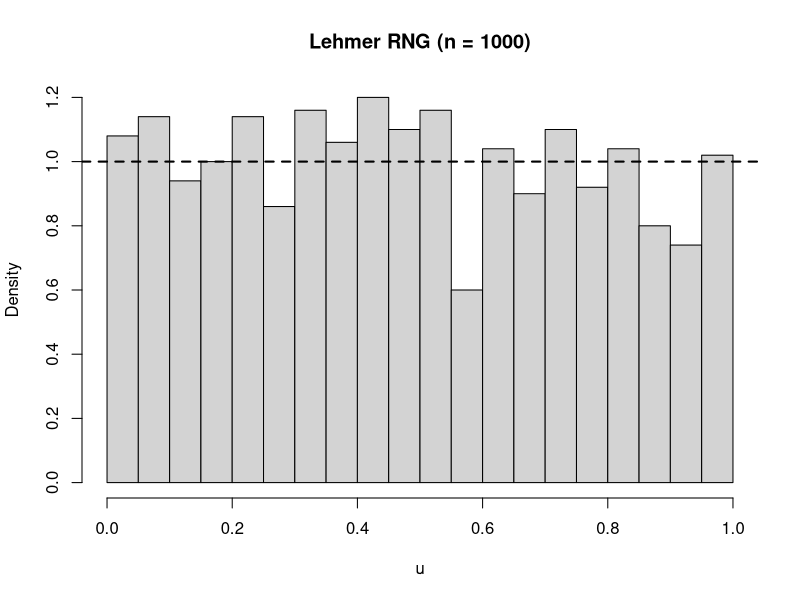
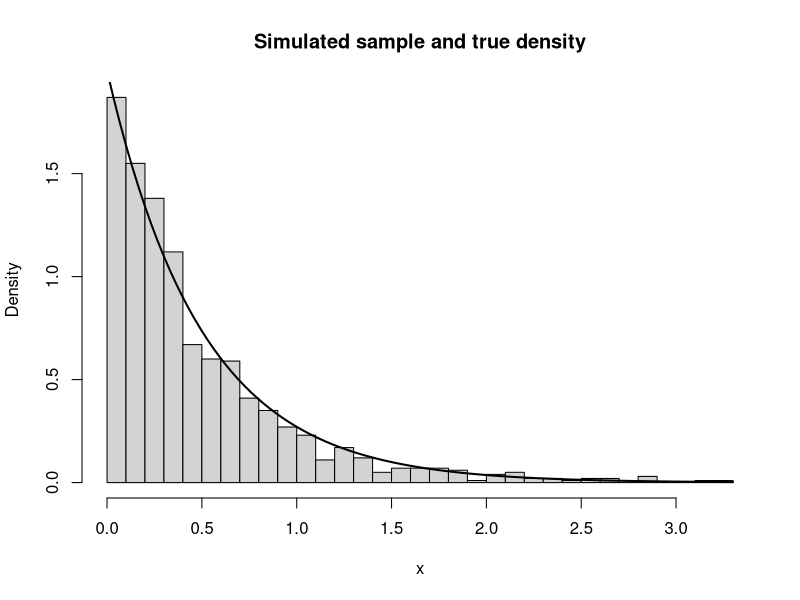

Write R code to recreate these figures, in order.
# statistical inference 2
# sheet 1 exercise 1.1
# Topics: Lehmer RNG, inverse transform sampling,
#         Kolmogorov-Smirnov test, chi-square goodness-of-fit test


# ---- (a) ----
# Lehmer random number generator
rng <- function(n, m, a, seed) {

  current <- seed
  result <- numeric(n)

  for (i in seq_len(n)) {
    current <- (a * current) %% m
    result[i] <- current
  }

  # scale to obtain values in (0, 1)
  result / m
}


# Generate U_1, ..., U_n
n <- 1000
m <- 2^31 - 1
a <- 7^5
seed <- 42

u <- rng(
  n = n,
  m = m,
  a = a,
  seed = seed
)


# Check the simulated uniform sample visually
hist(
  u,
  probability = TRUE,
  breaks = 25,
  xlab = "u",
  main = "Lehmer RNG (n = 1000)"
)

abline(h = 1, lwd = 2, lty = 2)



# ---- (b) ----
# Target distribution:
# F(x) = 1 - exp(-2x), x >= 0
#
# Inverse CDF:
# F^{-1}(u) = -1/2 * log(1 - u)

x <- -0.5 * log(1 - u)


# Compare simulated sample with the true Exp(2) density
hist(
  x,
  breaks = 30,
  probability = TRUE,
  xlab = "x",
  main = "Simulated sample and true density"
)

curve(
  dexp(x, rate = 2),
  add = TRUE,
  lwd = 2
)



# ---- (c)(i) ----
# Kolmogorov-Smirnov goodness-of-fit test
#
# H0: X_1, ..., X_n come from Exp(2)
# H1: the distribution differs from Exp(2)

ks_result <- ks.test(
  x,
  "pexp",
  rate = 2
)

ks_result


# Decision at alpha = 0.05
alpha <- 0.05

if (ks_result$p.value < alpha) {
  cat("Reject H0 at the 5% level.\n")
} else {
  cat("Do not reject H0 at the 5% level.\n")
}

# For this sample, the p-value is about 0.038.
# Hence, H0 is rejected at the 5% level.
#
# This can still happen even though the sample was constructed to follow
# Exp(2): a test with significance level 5% may reject a true null hypothesis.
# That is a Type I error.



# ---- (c)(ii) ----
# Chi-square goodness-of-fit test with k = 10 equiprobable classes

k <- 10

# Class boundaries q_j = F^{-1}(j / 10), j = 1, ..., 9
cuts <- c(
  0,
  qexp((1:(k - 1)) / k, rate = 2),
  Inf
)

# Observed counts
observed <- hist(
  x,
  breaks = cuts,
  plot = FALSE
)$counts

# Under H0, each class has probability 0.1
expected <- rep(n / k, k)


# Compute chi-square statistic
chi_square <- sum(
  (observed - expected)^2 / expected
)

# No parameters are estimated from the sample
df <- k - 1

p_value <- 1 - pchisq(
  chi_square,
  df = df
)


cat(
  "Chi-square =", round(chi_square, 3),
  "\ndf =", df,
  "\np-value =", round(p_value, 4),
  "\n"
)


# Decision at alpha = 0.05
if (p_value < alpha) {
  cat("Reject H0 at the 5% level.\n")
} else {
  cat("Do not reject H0 at the 5% level.\n")
}

# Here, the chi-square test does not reject H0.
#
# This is not a contradiction to the K-S result:
# the two tests use different test statistics, and the chi-square test
# additionally loses information by grouping observations into classes.
